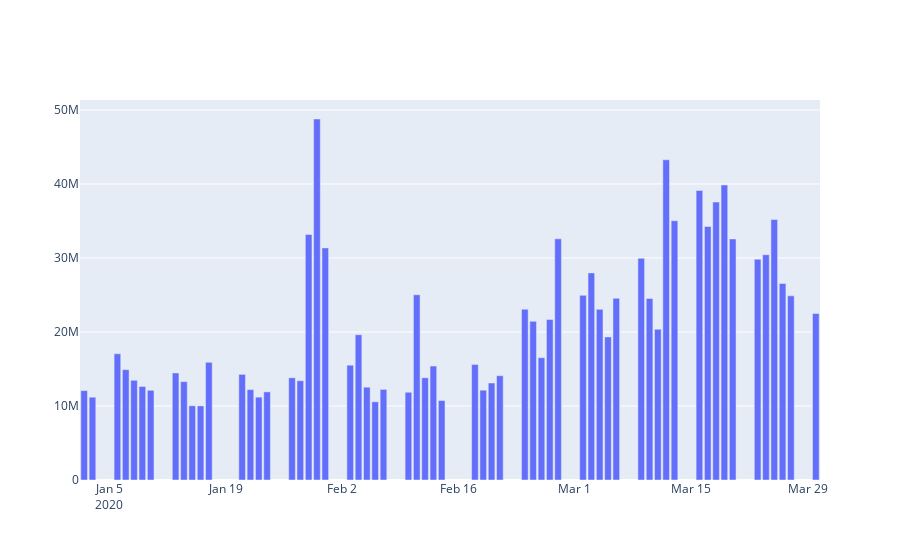

Notebook source saved alongside this figure:
### Code cell
trace5 = go.Figure(data=[
    go.Bar(x=df.Date, y=df.Volume, yaxis='y2')  #marker_color=vbcolors,
])

layout = go.Layout(yaxis2={"domain": [0.0, 0.2], "showticklabels": False}, )

fig = go.Figure(data=trace5, layout=layout)

fig.show()
